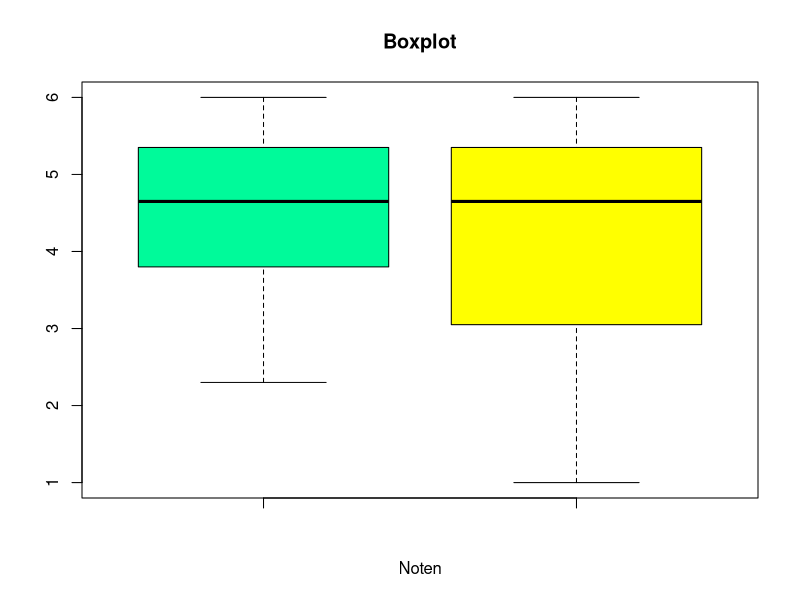

Write the R code that produced this figure.
noten <- c(4.2, 2.3, 5.6, 4.5, 4.8, 3.9, 5.9, 2.4, 5.9, 6, 4, 3.7, 5, 5.2, 4.5, 3.6, 5, 6, 2.8, 3.3, 5.5, 4.2, 4.9, 5.1)
# a) Ändern Sie drei Noten im Datensatz so ab, dass der Median gleich bleibt,
# aber der Mittelwert/Durchschnitt sich stark ändert.
# Verwenden Sie dazu den sort(. . .)-Befehl.
sortNoten <- sort(noten)
median(sortNoten)
mean(sortNoten)

length(sortNoten)
sortNoten[9:11] <- 1.0

median(sortNoten)
mean(sortNoten)

# b) Erstellen Sie zu den beiden Datensätzen einen gemeinsamen Boxplot. Was er- kennen Sie?
boxplot(noten, sortNoten,
        main = "Boxplot",
        xlab = "Noten",
        col = c("mediumspringgreen", "yellow")
)